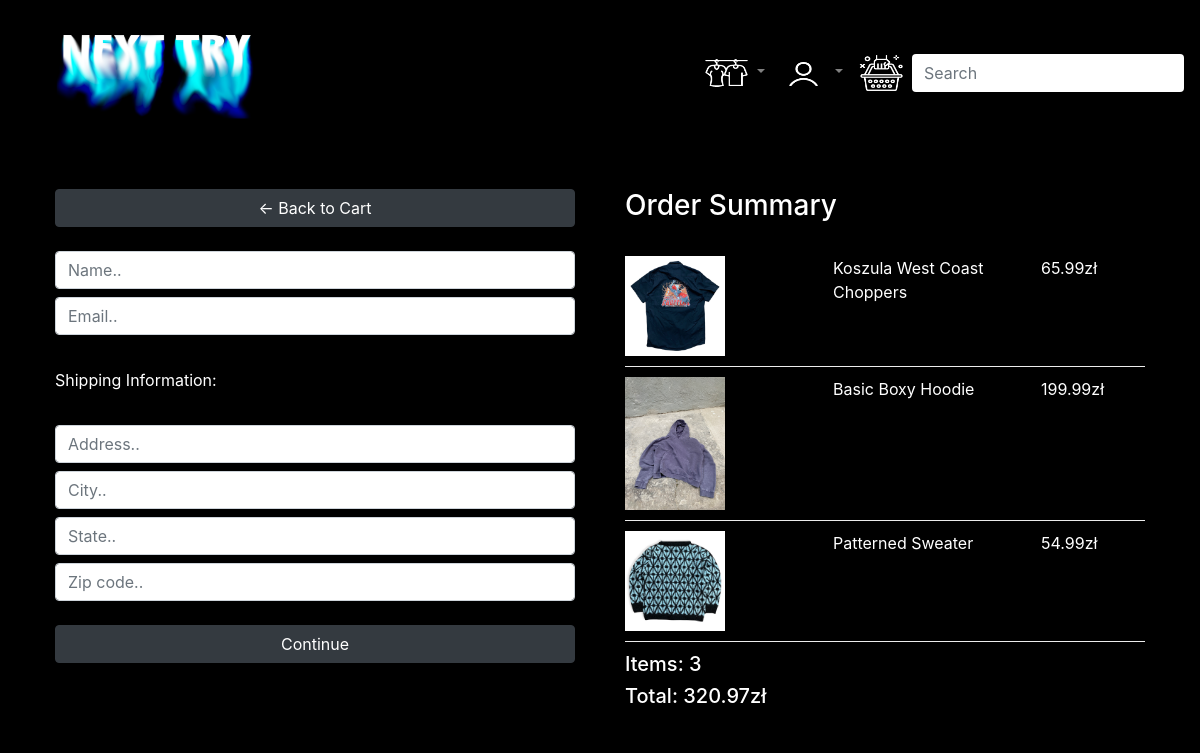
Before: /checkout/ (signed in) with the older database file.
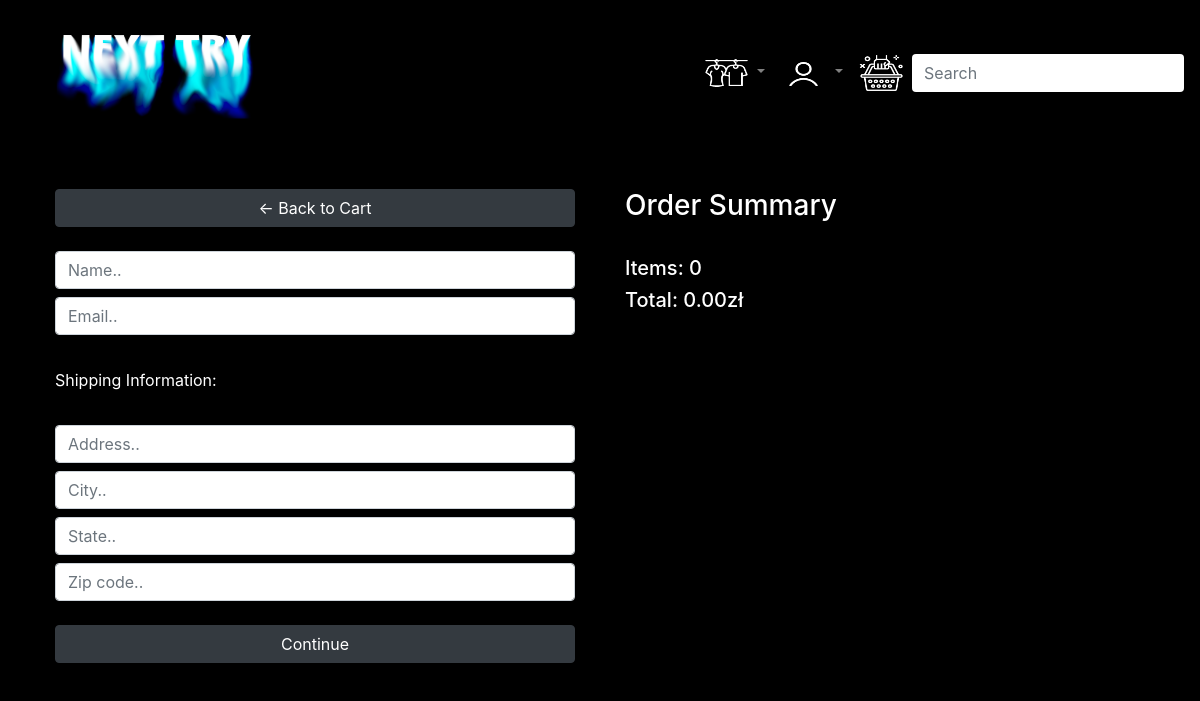
After: the same page with the newer database file.
### store/models.py (models this page shows, shortened)
class OrderItem(models.Model):
    product = models.ForeignKey(Product, on_delete=models.SET_NULL, blank=True, null=True)
    order = models.ForeignKey(Order, on_delete=models.SET_NULL, blank=True, null=True)
    date_added = models.DateTimeField(auto_now_add=True)
    @property
    def get_total(self):
        total = self.product.price
        return total

class Product(models.Model):
    name = models.CharField(max_length=200, null=True)
    price = models.FloatField()
    sizes = (
        ('XXL', 'XXL'),
        ('XL', 'XL'),
        ('L', 'L'),
        ('M', 'M'),
        ('S', 'S'),
        ('XS', 'XS'),
    )
    size = models.CharField(max_length=3, choices=sizes, blank=True)
    shoe_size = models.FloatField(null=True, blank=True)
    brand = models.CharField(max_length=200, null=True)
    sexes = (
        ('Unisex', 'Unisex'),
        ('M', 'Male'),
        ('F', 'Female'),
    )
    sex = models.CharField(max_length=6, choices=sexes, default='Unisex')
    conditions = (
        ('New', 'New'),
        ('Very good', 'Very good'),
        ('Good', 'Good'),
        ('Satisfactory', 'Satisfactory'),
    )
    condition = models.CharField(max_length=12, choices=conditions, default='New')
    genres = (
        ('Sweatshirt', 'Sweatshirt'),
        ('T-shirt', 'T-shirt'),
        ('Jacket', 'Jacket'),
        ('Sweater', 'Sweater'),
        ('Pants', 'Pants'),
        ('Shirt', 'Shirt'),
        ('Shoes', 'Shoes'),
        ('Other', 'Other'),
    )
    genre = models.CharField(max_length=10, choices=genres, default='Other')
    image = models.ImageField(null=True, blank=True)
    image1 = models.ImageField(null=True, blank=True)
    image2 = models.ImageField(null=True, blank=True)
    @property
    def imageURL(self):
        try:
            url = self.image.url
        except:
            url = ""
        return url

class Order(models.Model):
    customer = models.ForeignKey(Customer, on_delete=models.SET_NULL, null=True, blank=True)
    date_ordered = models.DateTimeField(auto_now_add=True)
    complete = models.BooleanField(default=False)
    transaction_id = models.CharField(max_length=100, null=True)
    @property
    def get_cart_total(self):
        orderitems = self.orderitem_set.all()
        total = sum([item.get_total for item in orderitems])
        return total
    @property
    def get_cart_items(self):
        orderitems = self.orderitem_set.all()
        total = len(orderitems)
        return total

### store/views.py (the view)
# urls.py: path('checkout/', checkout_view, name="checkout_view"),
@login_required
def checkout_view(request):
    data = cartData(request)
    cartItems = data['cartItems']
    order = data['order']
    items = data['items']
    context = {'items': items, 'order': order, 'cartItems': cartItems}
    return render(request, 'store/checkout.html', context)

### store/utils.py (called while the page is built)
def cartData(request):
    if request.user.is_authenticated:
        customer = request.user.customer
        order, created = Order.objects.get_or_create(customer=customer, complete=False)
        items = order.orderitem_set.all()
        cartItems = order.get_cart_items
    else:
        cookieData = cookieCart(request)
        cartItems = cookieData['cartItems']
        order = cookieData['order']
        items = cookieData['items']
    return {'cartItems': cartItems, 'order': order, 'items': items}

### templates/store/checkout.html (shortened to what this page needs)
{% extends 'store/main.html' %}
{% load static %}
{% block content %}
     <div class="row">
		<div class="col-lg-6">
			<div class="box-element" id="form-wrapper">
				<form id="form">
					<a  class="btn btn-dark btn-block mb-4" href="{% url 'cart_view' %}">&#x2190; Back to Cart</a>
                        <div class="form-field mt-2">
							<input required class="form-control" type="text" name="name" placeholder="Name..">
						</div>
						<div class="form-field mt-2">
							<input required class="form-control" type="email" name="email" placeholder="Email..">
						</div>
                        <div id="shipping-info">
                            <hr>
                            <p>Shipping Information:</p>
                            <hr>
                            <div class="form-field mt-2">
                                <input required class="form-control" type="text" name="address" placeholder="Address..">
                            </div>
                            <div class="form-field mt-2">
                                <input required class="form-control" type="text" name="city" placeholder="City..">
                            </div>
                            <div class="form-field mt-2">
                                <input required class="form-control" type="text" name="state" placeholder="State..">
                            </div>
                            <div class="form-field mt-2">
                                <input required class="form-control" type="text" name="zipcode" placeholder="Zip code..">
                            </div>
                        </div>
					<input id="form-button" class="btn btn-dark btn-block mt-4" type="submit" value="Continue">
                </form>
			</div>
		</div>
		<div class="col-lg-6">
			<div class="box-element">
				<h3>Order Summary</h3>
				<hr>
                {% for item in items %}
				<div class="cart-row">
					<div style="flex:2"><img class="row-image" src="{{ item.product.imageURL }}" alt="Product Image"></div>
					<div style="flex:2"><p>{{ item.product.name }}</p></div>
					<div style="flex:1"><p>{{ item.product.price }}zł</p></div>
				</div>
                {% endfor %}
				<h5>Items:   {{ order.get_cart_items }}</h5>
				<h5>Total: {{ order.get_cart_total|floatformat:2 }}zł</h5>
			</div>
		</div>
	</div>
{% endblock content %}

Changed rows visible on the page:
removed OrderItem: product.imageURL (picture), product.name "Koszula West Coast Choppers", product.price "65.99"
removed OrderItem: product.imageURL (picture), product.name "Basic Boxy Hoodie", product.price "199.99"
removed OrderItem: product.imageURL (picture), product.name "Patterned Sweater", product.price "54.99"
removed Order: get_cart_items "3", get_cart_total "320.97"
added Order: get_cart_items "0", get_cart_total "0.00"
